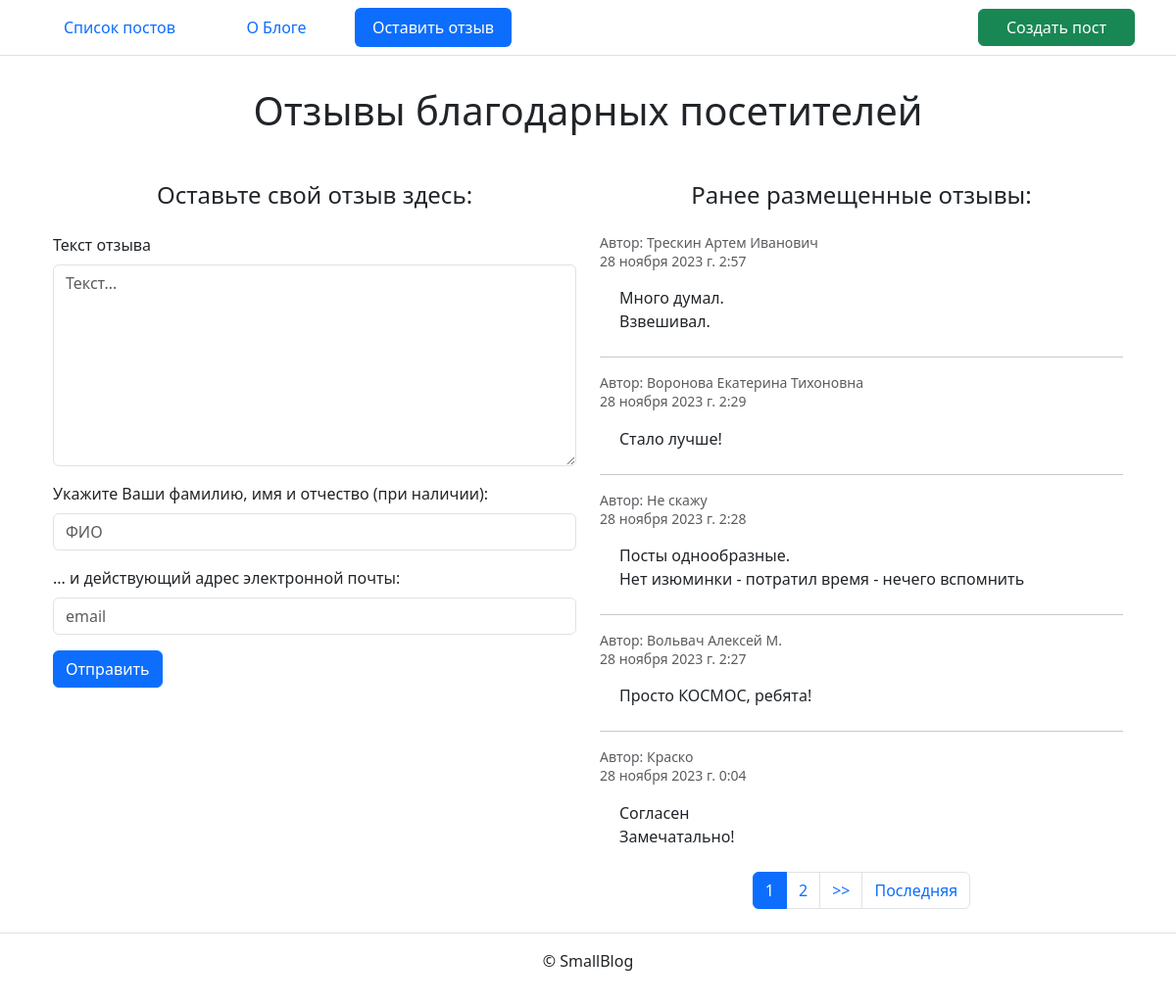
The page /feedback/ on the database its author committed.
### feedback/models.py (models this page shows, shortened)
class Feedback(models.Model):
    to_publish = models.BooleanField(
        default=False,
        verbose_name='Проверено',
        help_text='Поставьте галочку, чтобы опубликовать.'
    )
    created_at = models.DateTimeField(
        auto_now_add=True,
        verbose_name='Добавлено'
    )
    text = models.TextField('Текст отзыва')
    author = models.CharField(
        max_length=128,
        verbose_name='ФИО'
    )
    email = models.CharField(max_length=64, verbose_name='email')
    class Meta:
        ordering = ('-created_at',)
        verbose_name = 'отзыв'
        verbose_name_plural = 'Отзывы'

### feedback/views.py (the view)
# urls.py: path('', views.feedbacks, name='feedbacks'),
def feedbacks(request):
    paginator = Paginator(Feedback.objects.filter(to_publish=True), 5)
    page_number = request.GET.get('page')
    page_obj = paginator.get_page(page_number)
    context = {
        'form': FeedbackForm(),
        'page_obj': page_obj,
    }
    return render(request, 'feedback/feedbacks.html', context)

### feedback/forms.py
class FeedbackForm(forms.ModelForm):
    class Meta:
        model = Feedback
        fields = ('text', 'author', 'email')
        widgets = {
            'email': forms.EmailInput(attrs={
                'id': 'email',
                'class': 'form-control input-lg emailAddress',
                'name': 'email',
                'placeholder': 'email'}),
            'text': forms.Textarea(attrs={
                'rows':8,
                'placeholder': 'Текст...'}),
            'author': forms.TextInput(attrs={
                'placeholder': 'ФИО'}),
        }
    def __init__(self, *args, **kwargs):
        super().__init__(*args, **kwargs)
        self.fields['email'].label = "... и действующий адрес электронной почты:"
        self.fields['text'].label = "Текст отзыва"
        self.fields['author'].label = "Укажите Ваши фамилию, имя и отчество (при наличии):"

### templates/feedback/feedbacks.html (shortened to what this page needs)
{% extends "base.html" %}
{% load django_bootstrap5 %}
{% block page_title %}
  Отзывы благодарных посетителей
{% endblock %}
{% block content %}
<div class="container">
  <div class="row row-cols-1 row-cols-md-2">
    <div class="col">
      {% if form.is_valid %}
        <br>
        <div class='mb-3 d-flex justify-content-center'><h4>Ваш отзыв принят</h4></div>
        {% with item=form.instance %}
          {% include "includes/feedback_card.html" %}
        {% endwith%}
        <br>
        <div class=text-center>
          <h6 class='mb-0 text-muted'><small>Отзыв будет опубликован<br>после одобрения администратором</small></h6>
        </div>
      {% else %}
        <br>
        <div class="mb-3">
          <div class='mb-3 d-flex justify-content-center'><h4>Оставьте свой отзыв здесь:</h4></div>
          <form method="post" action="{% url 'feedback:add_feedback' %}">
            {% bootstrap_form form %}
            {% bootstrap_button button_type="submit" style="width: 8rem;" content="Отправить" %}
          </form>
        </div>
      {% endif %}
    </div>
    <div class="col">
      <br>
      <div class='mb-3 d-flex justify-content-center'><h4>Ранее размещенные отзывы:</h4></div>
      {% for item in page_obj %}
        {% include "includes/feedback_card.html" %}
        {% if not forloop.last %}
          <hr>
        {% endif %}
      {% endfor %}
      {% include "includes/paginator.html" %}
    </div>
  </div>
</div>
{% endblock %}

### templates/includes/feedback_card.html
<div class="mb-4">
    <h6 class="text-muted">
      <p><small>
      Автор: {{ item.author }}<br>
      {{ item.created_at }}</small></p>
    </h6>
    <div style='padding-left:20px'>{{ item.text|linebreaksbr }}</div>
</div>

### rows shown on the page
Feedback: author "Трескин Артем Иванович", created_at "28 ноября 2023 г. 2:57", text "Много думал. Взвешивал."
Feedback: author "Воронова Екатерина Тихоновна", created_at "28 ноября 2023 г. 2:29", text "Стало лучше!"
Feedback: author "Не скажу", created_at "28 ноября 2023 г. 2:28", text "Посты однообразные. Нет изюминки - потратил время - нечего вспомнить"
Feedback: author "Вольвач Алексей М.", created_at "28 ноября 2023 г. 2:27", text "Просто КОСМОС, ребята!"
Feedback: author "Краско", created_at "28 ноября 2023 г. 0:04", text "Согласен Замечатально!"

### other values the page prints
{{ i }} "1"
{{ i }} "2"
